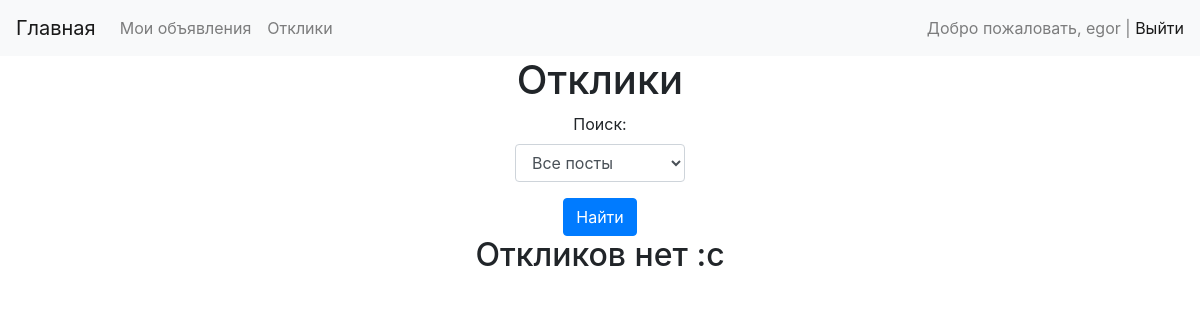
/myreply/ (signed in), run on an earlier commit of the app's database.
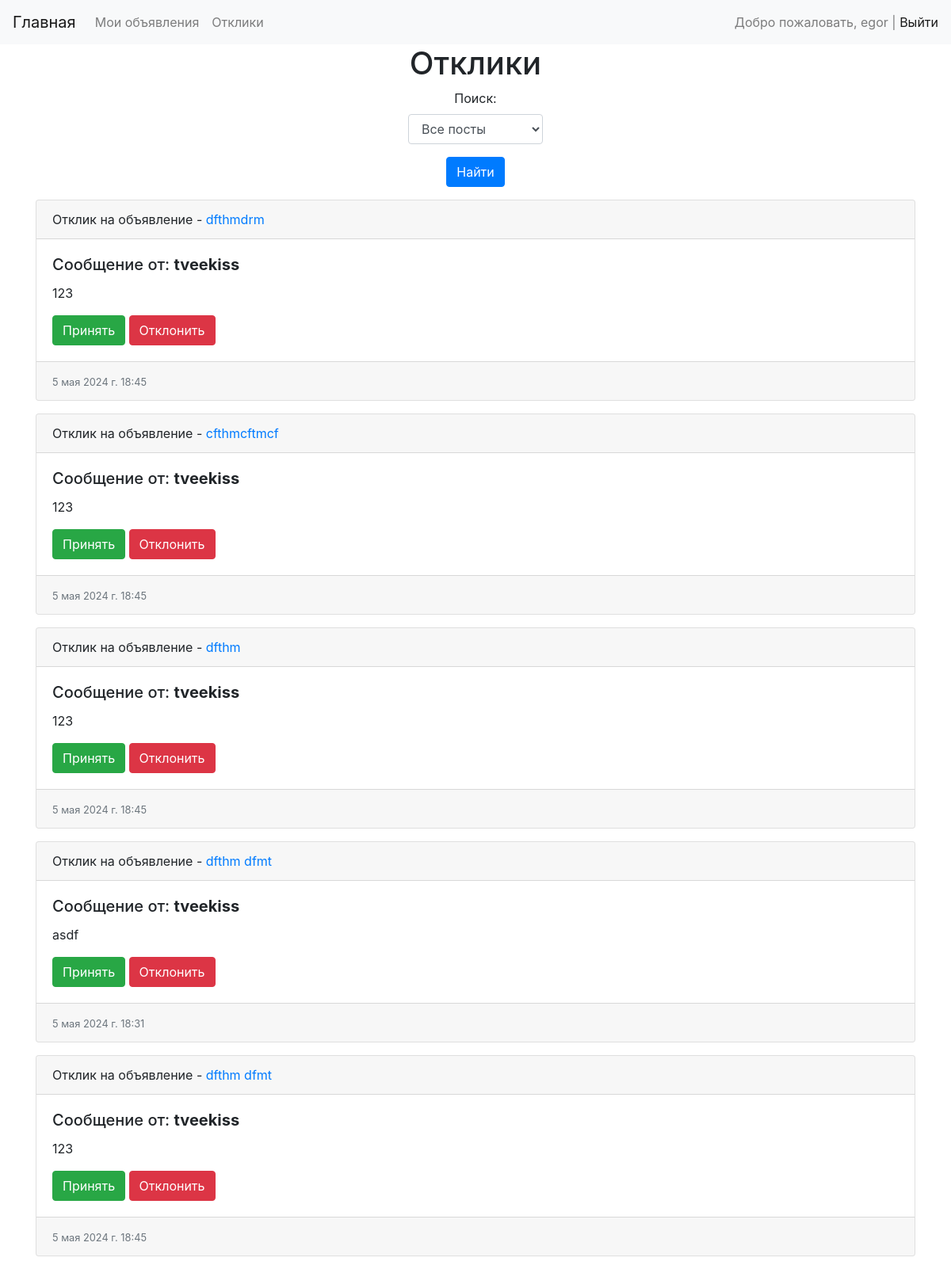
And on a later commit of the database.
### bulletin/models.py (models this page shows)
class Reply(models.Model):
    author = models.ForeignKey(User, on_delete=models.CASCADE)
    post = models.ForeignKey(Post, on_delete=models.CASCADE)
    text = models.TextField()
    agree = models.BooleanField(default=False)
    date = models.DateTimeField(auto_now_add=True)

class Post(models.Model):
    author = models.ForeignKey(User, on_delete=models.CASCADE)
    title = models.CharField('Заголовок', max_length=200)
    text = CKEditor5Field('Текст', config_name='extends')
    category = models.ForeignKey('Category', on_delete=models.CASCADE, verbose_name='Категория')
    date = models.DateTimeField(auto_now_add=True)
    def get_absolute_url(self):
        return reverse('post_view', kwargs={'pk': self.pk})
    def __str__(self):
        return self.title

### bulletin/views.py (the view)
# urls.py: path('myreply/', ReplyList.as_view(), name='replies_list'),
class ReplyList(LoginRequiredMixin, ListView):
    model = Reply
    ordering = '-date'
    template_name = 'replies/reply_list.html'
    context_object_name = 'replies'
    filter_backends = (filters.DjangoFilterBackend,)
    def get_queryset(self):
        queryset = Reply.objects.filter(post__author=self.request.user)
        self.filter = ReplyFilter(self.request.GET, request=self.request, queryset=queryset)
        return self.filter.qs
    def get_context_data(self, **kwargs):
        context = super().get_context_data(**kwargs)
        context['filterset'] = self.filter
        context['title'] = 'Отклики'
        return context

### bulletin/filters.py (called while the page is built)
def myFilterRequests(request):
    print(request)
    if request is None:
        return Post.objects.all()
    user = request.user
    print(user)
    return Post.objects.filter(author=user)

### templates/replies/reply_list.html (shortened to what this page needs)
{% extends 'flatpages/default.html' %}
{% block content %}
    <h1 class="text-center">{{ title }}</h1>
    <form action="" method="get">
        <div class="container col-md-2 text-center">
            {{ filterset.form.as_p }}
            <input type="submit" class="btn btn-primary" value="Найти">
        </div>
    </form>
    {% if replies %}
        <div class="container mt-3">
            <div class="row">
                <div class="col-md-12">
                    {% for reply in replies %}
                        <div class="card mb-3">
                          <div class="card-header">
                            Отклик на объявление - <a href="{{ reply.post.get_absolute_url }}">{{ reply.post.title }}</a>
                          </div>
                          <div class="card-body">
                            <h5 class="card-title">Сообщение от: <strong>{{ reply.author }}</strong></h5>
                            <p class="card-text">{{ reply.text }}</p>
                            <a href="{% url 'agree_reply' reply.pk %}" class="btn btn-success">Принять</a>
                            <a href="{% url 'disagree_reply' reply.pk %}" class="btn btn-danger">Отклонить</a>
                          </div>
                          <div class="card-footer text-muted">
                            <small>{{ reply.date }}</small>
                          </div>
                        </div>
                    {% endfor %}
                </div>
            </div>
        </div>
    {% else %}
        <h2 class="text-center">Откликов нет :с</h2>
    {% endif %}
{% endblock %}

### templates/flatpages/default.html (shortened to what this page needs)
<!doctype html>
<html lang="en">
<head>
    <link rel="stylesheet" href="https://cdn.jsdelivr.net/npm/bootstrap@4.4.1/dist/css/bootstrap.min.css">
    {% load static %}
      <link href="{% static 'django_ckeditor_5/dist/styles.css' %}" type="text/css" media="all" rel="stylesheet">
</head>
<body>
<nav class="navbar navbar-expand-lg navbar-light bg-light">
    <a class="navbar-brand" href="/">Главная</a>
    <div class="collapse navbar-collapse" id="navbarSupportedContent">
        <ul class="navbar-nav mr-auto">
            {% if request.user.is_authenticated %}
                <li class="nav-item"><a class="nav-link" href="{% url 'my_post' %}">Мои объявления</a></li>
                <li class="nav-item"><a class="nav-link" href="{% url 'replies_list' %}">Отклики</a></li>
            {% endif %}
        </ul>
        <span class="navbar-text">
            {% if request.user.is_authenticated %}
                Добро пожаловать, {{ request.user.username }} | <a href="{% url 'logout' %}">Выйти</a>
            {% else %}
                <a href="{% url 'register' %}">Регистрация</a> | <a href="{% url 'login' %}">Войти</a>
            {% endif %}
        </span>
    </div>
</nav>
            {% block content %}{% endblock content %}
</body>
</html>

What changed in the data, as far as the page shows it:
added Reply: post "dfthmdrm", author "tveekiss", text "123", date "5 мая 2024 г. 18:45"
added Reply: post "cfthmcftmcf", author "tveekiss", text "123", date "5 мая 2024 г. 18:45"
added Reply: post "dfthm", author "tveekiss", text "123", date "5 мая 2024 г. 18:45"
added Reply: post "dfthm dfmt", author "tveekiss", text "asdf", date "5 мая 2024 г. 18:31"
added Reply: post "dfthm dfmt", author "tveekiss", text "123", date "5 мая 2024 г. 18:45"
Also different on the page:
text no longer shown: "Откликов нет :с"
